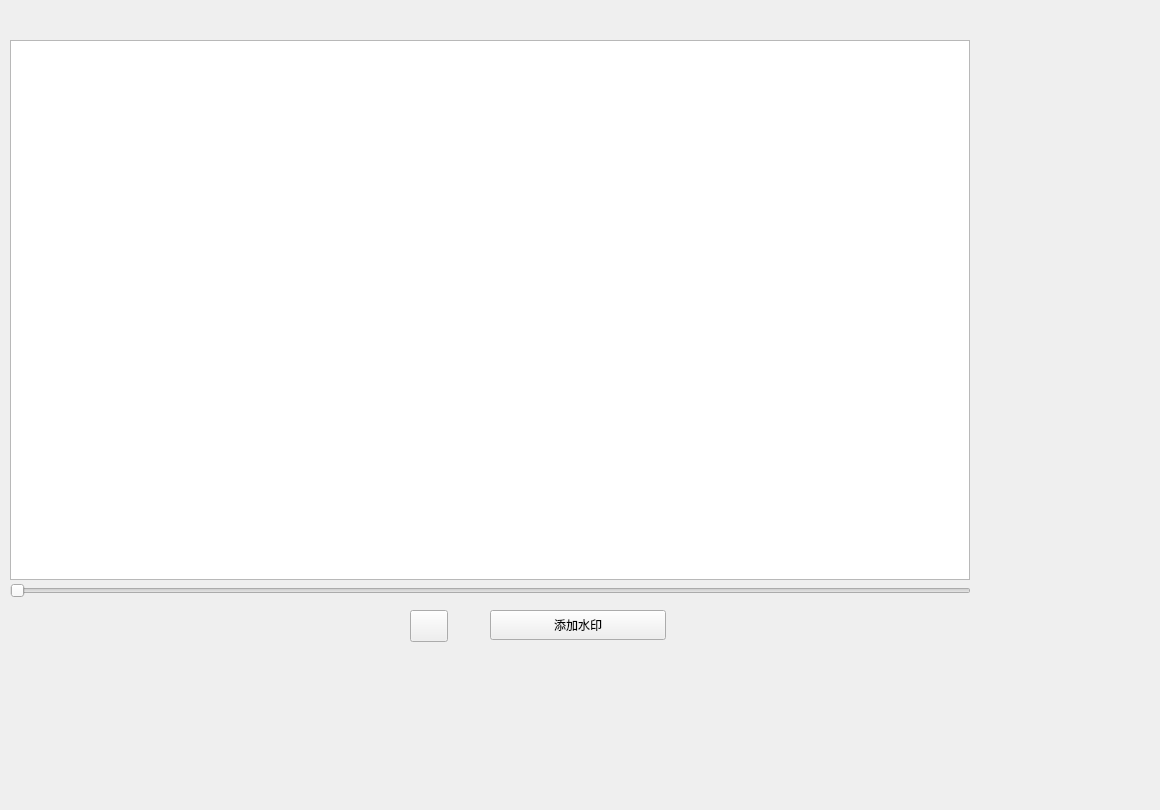
<?xml version="1.0" encoding="UTF-8"?>
<ui version="4.0">
 <class>others</class>
 <widget class="QWidget" name="others">
  <property name="geometry">
   <rect>
    <x>0</x>
    <y>0</y>
    <width>1160</width>
    <height>810</height>
   </rect>
  </property>
  <property name="windowTitle">
   <string>Form</string>
  </property>
  <widget class="CommandBar" name="commandbar">
   <property name="geometry">
    <rect>
     <x>0</x>
     <y>0</y>
     <width>541</width>
     <height>34</height>
    </rect>
   </property>
  </widget>
  <widget class="TransparentPushButton" name="work_button">
   <property name="geometry">
    <rect>
     <x>490</x>
     <y>610</y>
     <width>176</width>
     <height>30</height>
    </rect>
   </property>
   <property name="text">
    <string>添加水印</string>
   </property>
  </widget>
  <widget class="QGraphicsView" name="video">
   <property name="geometry">
    <rect>
     <x>10</x>
     <y>40</y>
     <width>960</width>
     <height>540</height>
    </rect>
   </property>
  </widget>
  <widget class="Slider" name="video_slider">
   <property name="geometry">
    <rect>
     <x>10</x>
     <y>580</y>
     <width>961</width>
     <height>21</height>
    </rect>
   </property>
   <property name="orientation">
    <enum>Qt::Horizontal</enum>
   </property>
  </widget>
  <widget class="ToolButton" name="play_button">
   <property name="geometry">
    <rect>
     <x>410</x>
     <y>610</y>
     <width>38</width>
     <height>32</height>
    </rect>
   </property>
  </widget>
 </widget>
 <customwidgets>
  <customwidget>
   <class>PushButton</class>
   <extends>QPushButton</extends>
   <header>qfluentwidgets</header>
  </customwidget>
  <customwidget>
   <class>ToolButton</class>
   <extends>QToolButton</extends>
   <header>qfluentwidgets</header>
  </customwidget>
  <customwidget>
   <class>TransparentPushButton</class>
   <extends>PushButton</extends>
   <header>qfluentwidgets</header>
  </customwidget>
  <customwidget>
   <class>Slider</class>
   <extends>QSlider</extends>
   <header>qfluentwidgets</header>
  </customwidget>
  <customwidget>
   <class>CommandBar</class>
   <extends>QFrame</extends>
   <header>qfluentwidgets</header>
  </customwidget>
 </customwidgets>
 <resources/>
 <connections/>
</ui>
